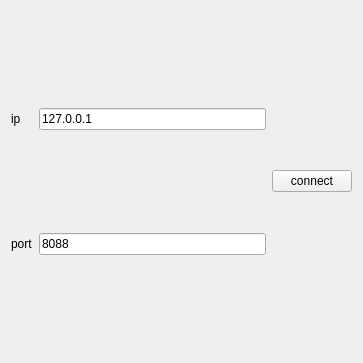
<?xml version="1.0" encoding="UTF-8"?>
<ui version="4.0">
 <class>ClientTcpFile</class>
 <widget class="QWidget" name="ClientTcpFile">
  <property name="geometry">
   <rect>
    <x>0</x>
    <y>0</y>
    <width>363</width>
    <height>363</height>
   </rect>
  </property>
  <property name="windowTitle">
   <string>Form</string>
  </property>
  <layout class="QGridLayout" name="gridLayout">
   <item row="0" column="0">
    <widget class="QLabel" name="label">
     <property name="text">
      <string>ip</string>
     </property>
    </widget>
   </item>
   <item row="0" column="1">
    <widget class="QLineEdit" name="lineEditIP">
     <property name="text">
      <string>127.0.0.1</string>
     </property>
    </widget>
   </item>
   <item row="1" column="0">
    <widget class="QLabel" name="label_2">
     <property name="text">
      <string>port</string>
     </property>
    </widget>
   </item>
   <item row="1" column="1">
    <widget class="QLineEdit" name="lineEditPort">
     <property name="text">
      <string>8088</string>
     </property>
    </widget>
   </item>
   <item row="0" column="2" rowspan="2">
    <widget class="QPushButton" name="pushButtonCon">
     <property name="text">
      <string>connect</string>
     </property>
    </widget>
   </item>
  </layout>
 </widget>
 <resources/>
 <connections/>
</ui>
